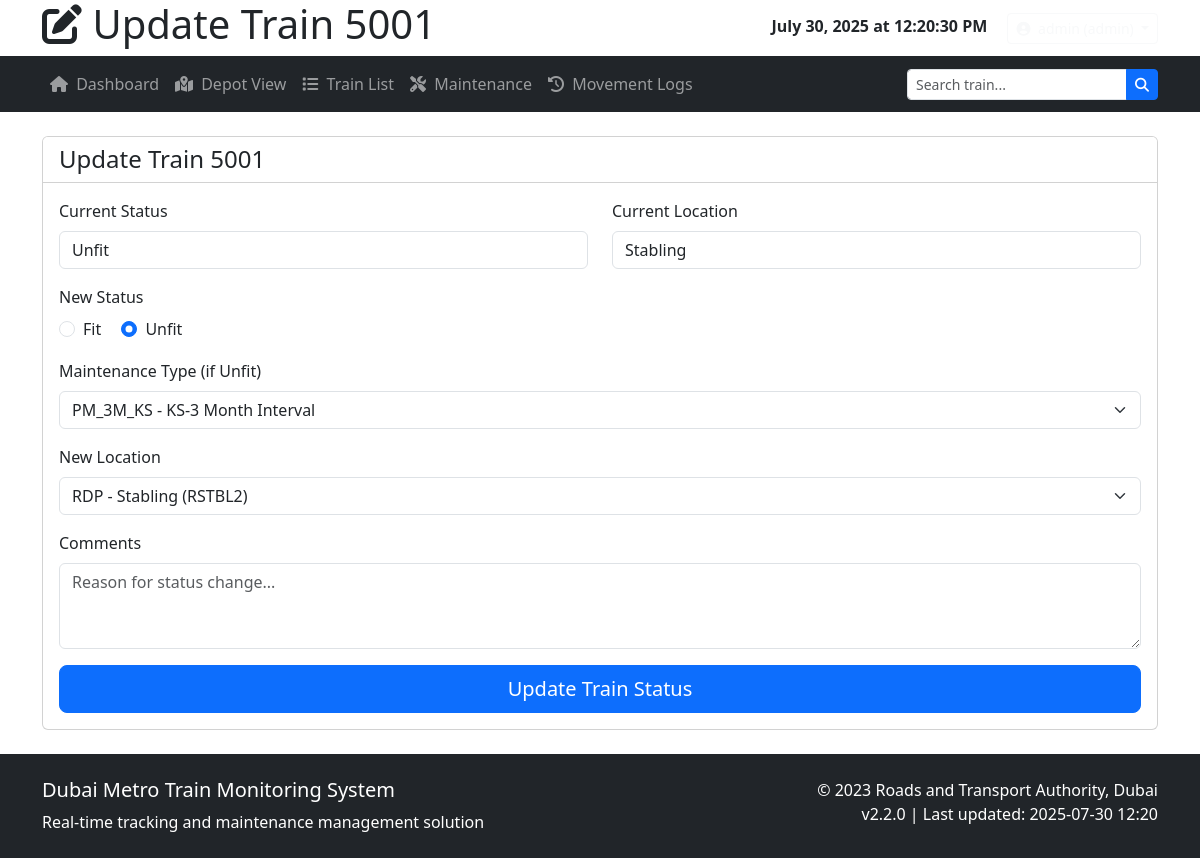
/update_train/5001 (signed in), run on the app's committed database.
### tables this page shows
CREATE TABLE "trains" (
	"id"	INTEGER,
	"train_number"	TEXT NOT NULL UNIQUE,
	"type"	TEXT NOT NULL,
	"status"	TEXT NOT NULL,
	"maintenance_code"	TEXT,
	"track_id"	TEXT,
	"last_movement"	TIMESTAMP DEFAULT CURRENT_TIMESTAMP,
	PRIMARY KEY("id" AUTOINCREMENT),
	FOREIGN KEY("maintenance_code") REFERENCES "maintenance_types"("code"),
	FOREIGN KEY("track_id") REFERENCES "tracks"("track_id")
);

CREATE TABLE tracks (
            track_id TEXT PRIMARY KEY,
            depot_name TEXT NOT NULL,
            depot_code TEXT NOT NULL,
            location_name TEXT NOT NULL,
            track_type TEXT NOT NULL,
            visual_layout TEXT NOT NULL,
            slot_capacity INTEGER NOT NULL,
            line TEXT NOT NULL
        );

CREATE TABLE "maintenance_types" (
	"code"	TEXT,
	"description"	TEXT NOT NULL,
	"maintenance_type "	TEXT,
	"train_type"	TEXT,
	PRIMARY KEY("code"),
	FOREIGN KEY("train_type") REFERENCES "trains"("type")
);

### app.py (the view, shortened to what this page needs)
@app.route('/update_train/<train_number>', methods=['GET', 'POST'])
def update_train(train_number):
    if 'username' not in session:
        return redirect(url_for('login'))
    if session['role'] != 'admin':
        flash('Admin access required', 'error')
        return redirect(url_for('train_list'))
    db = get_db()
    c = db.cursor()
    train, tracks, maintenance_types = get_train_and_related_data(c, train_number)
    if not train:
        flash('Train not found', 'error')
        return redirect(url_for('train_list'))
    return render_template(
        'update_train.html',
        train=dict(train),
        tracks=tracks,
        maintenance_types=maintenance_types,
        username=session['username'],
        role=session['role'],
        datetime=datetime
    )

### app.py (called while the page is built)
def get_db():
    if 'db' not in g:
        g.db = sqlite3.connect(app.config['DATABASE'])
        g.db.row_factory = sqlite3.Row
    return g.db

### templates/update_train.html (shortened to what this page needs)
<!DOCTYPE html>
<html lang="en">
<head>
    <link href="https://cdn.jsdelivr.net/npm/bootstrap@5.3.0/dist/css/bootstrap.min.css" rel="stylesheet">
    <link rel="stylesheet" href="https://cdnjs.cloudflare.com/ajax/libs/font-awesome/6.4.0/css/all.min.css">
</head>
<body>
    <header class="dashboard-header">
        <div class="container">
            <div class="row align-items-center">
                <div class="col-md-6">
                    <h1><i class="fas fa-edit"></i> Update Train {{ train['train_number'] }}</h1>
                </div>
                <div class="col-md-6 text-end">
                    <div class="d-inline-block me-3">
                        <span id="current-time" class="fw-bold">{{ datetime.now().strftime('%Y-%m-%d %H:%M:%S') }}</span>
                    </div>
                    <div class="btn-group">
                        <button class="btn btn-outline-light btn-sm dropdown-toggle" type="button" data-bs-toggle="dropdown">
                            <i class="fas fa-user-circle me-1"></i> {{ username }} ({{ role }})
                        </button>
                    </div>
                </div>
            </div>
        </div>
    </header>
    <nav class="navbar navbar-expand-lg navbar-dark bg-dark">
        <div class="container">
            <div class="collapse navbar-collapse" id="mainNav">
                <ul class="navbar-nav me-auto">
                    <li class="nav-item">
                        <a class="nav-link" href="/"><i class="fas fa-home me-1"></i> Dashboard</a>
                    </li>
                    <li class="nav-item">
                        <a class="nav-link" href="#depot-view"><i class="fas fa-map-marked-alt me-1"></i> Depot View</a>
                    </li>
                    <li class="nav-item">
                        <a class="nav-link" href="/trains"><i class="fas fa-list me-1"></i> Train List</a>
                    </li>
                    <li class="nav-item">
                        <a class="nav-link" href="#maintenance"><i class="fas fa-tools me-1"></i> Maintenance</a>
                    </li>
                    <li class="nav-item">
                        <a class="nav-link" href="#movement-logs"><i class="fas fa-history me-1"></i> Movement Logs</a>
                    </li>
                </ul>
                <form class="d-flex">
                    <div class="input-group">
                        <input type="text" class="form-control form-control-sm" placeholder="Search train...">
                        <button class="btn btn-primary btn-sm" type="submit"><i class="fas fa-search"></i></button>
                    </div>
                </form>
            </div>
        </div>
    </nav>
    <div class="container my-4">
        <div class="card">
            <div class="card-header bg-white">
                <h4 class="mb-0">Update Train {{ train['train_number'] }}</h4>
            </div>
            <div class="card-body">
                <form method="POST" action="/update_train/{{ train['train_number'] }}">
                    <div class="row mb-3">
                        <div class="col-md-6">
                            <label class="form-label">Current Status</label>
                            <input type="text" class="form-control" value="{{ train['status'] }}" readonly>
                        </div>
                        <div class="col-md-6">
                            <label class="form-label">Current Location</label>
                            <input type="text" class="form-control" value="{{ train['location_name'] }}" readonly>
                        </div>
                    </div>
                    <div class="mb-3">
                        <label class="form-label">New Status</label>
                        <div>
                            <div class="form-check form-check-inline">
                                <input class="form-check-input" type="radio" name="status" id="fitStatus" value="Fit" {% if train['status'] == 'Fit' %}checked{% endif %}>
                                <label class="form-check-label" for="fitStatus">Fit</label>
                            </div>
                            <div class="form-check form-check-inline">
                                <input class="form-check-input" type="radio" name="status" id="unfitStatus" value="Unfit" {% if train['status'] == 'Unfit' %}checked{% endif %}>
                                <label class="form-check-label" for="unfitStatus">Unfit</label>
                            </div>
                        </div>
                    </div>
                    <div class="mb-3" id="maintenanceTypeContainer">
                        <label class="form-label">Maintenance Type (if Unfit)</label>
                        <select class="form-select" name="maintenance_code">
                            {% for mt in maintenance_types %}
                            <option value="{{ mt['code'] }}" {% if train['maintenance_code'] == mt['code'] %}selected{% endif %}>
                                {{ mt['code'] }} - {{ mt['description'] }}
                            </option>
                            {% endfor %}
                        </select>
                    </div>
                    <div class="mb-3">
                        <label class="form-label">New Location</label>
                        <select class="form-select" name="track_id" required>
                            {% for track in tracks %}
                            <option value="{{ track['track_id'] }}" {% if train['track_id'] == track['track_id'] %}selected{% endif %}>
                                {{ track['depot_code'] }} - {{ track['location_name'] }} ({{ track['track_id'] }})
                            </option>
                            {% endfor %}
                        </select>
                    </div>
                    <div class="mb-3">
                        <label class="form-label">Comments</label>
                        <textarea class="form-control" name="comments" rows="3" placeholder="Reason for status change..."></textarea>
                    </div>
                    <div class="d-grid">
                        <button type="submit" class="btn btn-primary btn-lg">Update Train Status</button>
                    </div>
                </form>
            </div>
        </div>
    </div>
    <footer class="bg-dark text-white py-4">
        <div class="container">
            <div class="row">
                <div class="col-md-6">
                    <h5>Dubai Metro Train Monitoring System</h5>
                    <p class="mb-0">Real-time tracking and maintenance management solution</p>
                </div>
                <div class="col-md-6 text-end">
                    <p class="mb-0">© 2023 Roads and Transport Authority, Dubai</p>
                    <p class="mb-0">v2.2.0 | Last updated: {{ datetime.now().strftime('%Y-%m-%d %H:%M') }}</p>
                </div>
            </div>
        </div>
    </footer>
</body>
</html>

### data on the page
trains: train_number "5001", status "Unfit", status "☐ Fit", status "☑ Unfit", maintenance_code "PM_3M_KS - KS-3 Month Interval", track_id "RDP - Stabling (RSTBL2)"
tracks: location_name "Stabling"
